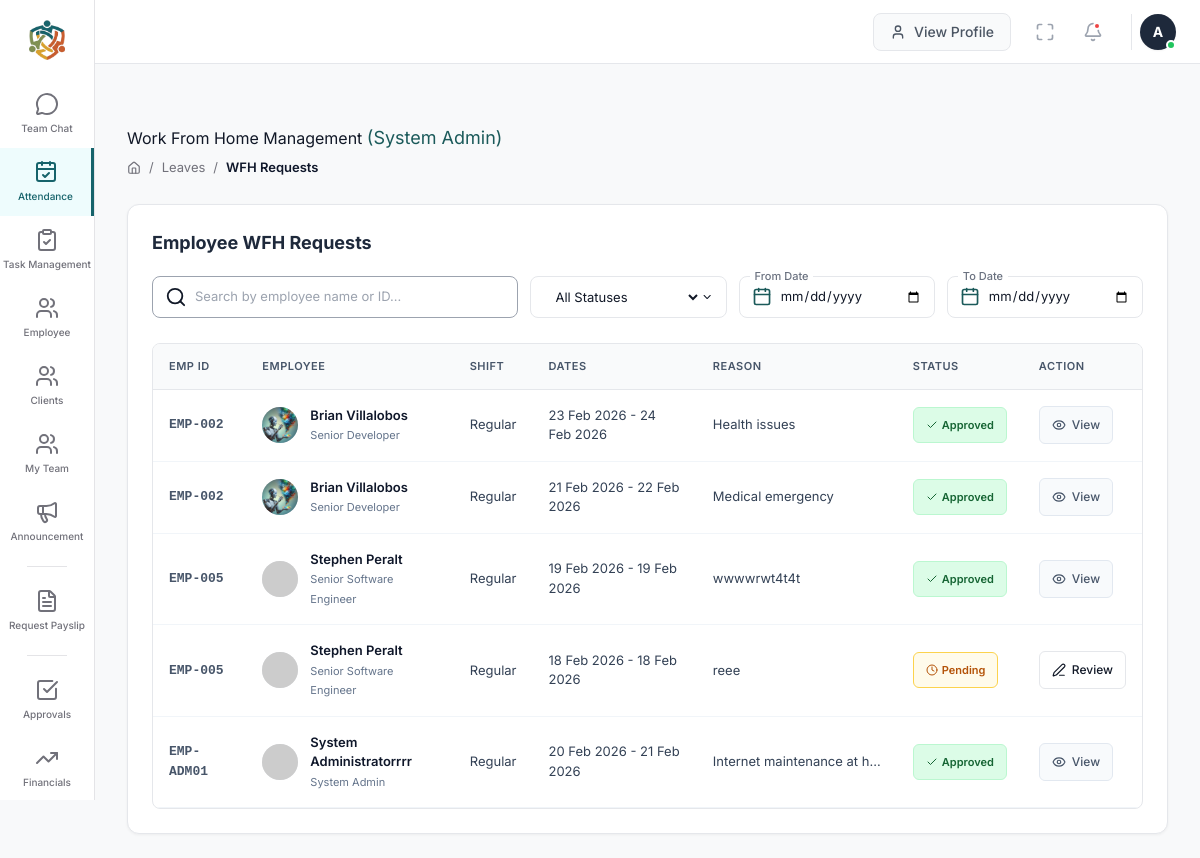
Page /wfh_management.php (signed in) on the committed database.
### tables this page shows
CREATE TABLE `wfh_requests` (
  `id` int(11) NOT NULL,
  `user_id` int(11) NOT NULL,
  `employee_name` varchar(100) DEFAULT NULL,
  `department` varchar(100) DEFAULT NULL,
  `email` varchar(100) DEFAULT NULL,
  `applied_date` timestamp NULL DEFAULT current_timestamp(),
  `start_date` date NOT NULL,
  `end_date` date NOT NULL,
  `shift` varchar(50) NOT NULL,
  `reason` text NOT NULL,
  `status` enum('Pending','Approved','Rejected') DEFAULT 'Pending',
  `reviewer_name` varchar(100) DEFAULT 'Admin Team'
);

CREATE TABLE `employee_profiles` (
  `id` int(11) NOT NULL,
  `user_id` int(11) DEFAULT NULL,
  `full_name` varchar(100) DEFAULT NULL,
  `designation` varchar(100) DEFAULT NULL,
  `department` varchar(50) DEFAULT 'Engineering Dept',
  `reporting_to` int(11) DEFAULT NULL,
  `manager_id` int(11) DEFAULT NULL,
  `experience_label` varchar(50) DEFAULT 'Fresher',
  `emp_id_code` varchar(20) DEFAULT NULL,
  `phone` varchar(20) DEFAULT NULL,
  `location` varchar(100) DEFAULT NULL,
  `dob` date DEFAULT NULL,
  `gender` enum('Male','Female','Other') DEFAULT 'Male',
  `marital_status` varchar(20) DEFAULT 'Single',
  `nationality` varchar(50) DEFAULT NULL,
  `joining_date` date DEFAULT NULL,
  `profile_img` varchar(255) DEFAULT NULL,
  `email` varchar(100) DEFAULT NULL,
  `emergency_contacts` longtext DEFAULT NULL CHECK (json_valid(`emergency_contacts`)),
  `family_info` longtext DEFAULT NULL CHECK (json_valid(`family_info`)),
  `experience_history` longtext DEFAULT NULL CHECK (json_valid(`experience_history`)),
  `education_history` longtext DEFAULT NULL CHECK (json_valid(`education_history`)),
  `bank_info` longtext DEFAULT NULL CHECK (json_valid(`bank_info`)),
  `storage_used_gb` decimal(10,2) DEFAULT 45.50,
  `storage_limit_gb` decimal(10,2) DEFAULT 100.00,
  `storage_docs_gb` decimal(10,2) DEFAULT 20.20,
  `storage_media_gb` decimal(10,2) DEFAULT 15.10,
  `storage_system_gb` decimal(10,2) DEFAULT 10.20,
  `last_password_change` timestamp NULL DEFAULT NULL,
  `status` enum('Active','Inactive') DEFAULT 'Active'
);

### wfh_management.php (the view, shortened to what this page needs)
<?php
$user_id = $_SESSION['user_id'];
$role_query = "SELECT role FROM users WHERE id = ?";
$stmt = $conn->prepare($role_query);
$stmt->bind_param("i", $user_id);
$stmt->execute();
$user_role = $stmt->get_result()->fetch_assoc()['role'];
$base_select = "SELECT w.*,
                COALESCE(ep.full_name, u.name, 'Unknown Employee') as emp_name,
                COALESCE(ep.emp_id_code, u.employee_id, 'N/A') as emp_id_code,
                ep.designation as emp_role,
                ep.profile_img
              FROM wfh_requests w
              JOIN users u ON w.user_id = u.id
              LEFT JOIN employee_profiles ep ON u.id = ep.user_id";
if ($user_role === 'Team Lead') {
    $query = "$base_select WHERE ep.reporting_to = ? ORDER BY w.applied_date DESC";
    $stmt = $conn->prepare($query);
    $stmt->bind_param("i", $user_id);
} elseif ($user_role === 'Manager') {
    $query = "$base_select WHERE ep.manager_id = ? OR ep.reporting_to = ? OR ep.reporting_to IN (SELECT user_id FROM employee_profiles WHERE manager_id = ?) ORDER BY w.applied_date DESC";
    $stmt = $conn->prepare($query);
    $stmt->bind_param("iii", $user_id, $user_id, $user_id);
} else {
    $query = "$base_select ORDER BY w.applied_date DESC";
    $stmt = $conn->prepare($query);
}
$stmt->execute();
$result = $stmt->get_result();
$wfh_requests = [];
while ($row = $result->fetch_assoc()) {
    $imgSource = $row['profile_img'] ?? '';
    if (empty($imgSource) || $imgSource === 'default_user.png') {
        $imgSource = "https://ui-avatars.com/api/?name=" . urlencode($row['emp_name']) . "&background=random";
    } elseif (!str_starts_with($imgSource, 'http') && strpos($imgSource, 'assets/profiles/') === false) {
        $imgSource = (file_exists('assets/profiles/' . $imgSource)) ? 'assets/profiles/' . $imgSource : '../assets/profiles/' . $imgSource;
    }
    $row['avatar'] = $imgSource;
    $wfh_requests[] = $row;
}
$sidebarPath = __DIR__ . '/sidebars.php';
$headerPath = __DIR__ . '/header.php';
?>
<!DOCTYPE html>
<html lang="en">
<head>
</head>
<body>
    <?php if (file_exists($sidebarPath)) include($sidebarPath); ?>
    <div class="main-content" id="mainContent">
        <?php if (file_exists($headerPath)) include($headerPath); ?>
        <div class="page-header mt-4">
            <div>
                <h1 class="header-title">Work From Home Management <span style="color: var(--primary); font-size: 18px;">(<?php echo htmlspecialchars($user_role); ?>)</span></h1>
                <div class="breadcrumb">
                    <i data-lucide="home" style="width:14px;"></i>
                    <span>/</span> Leaves <span>/</span> <span style="font-weight:600; color:#0f172a;">WFH Requests</span>
                </div>
            </div>
        </div>
        <div class="management-card">
            <h3 class="card-title">Employee WFH Requests</h3>
            <div class="filters-grid">
                <div class="filter-group search-bar-group">
                    <i data-lucide="search"></i>
                    <input type="text" id="mainSearch" placeholder="Search by employee name or ID..." onkeyup="runFilter()">
                </div>
                <div class="filter-group">
                    <select id="filterStatus" onchange="runFilter()">
                        <option value="">All Statuses</option>
                    </select>
                    <i data-lucide="chevron-down" style="width:14px;"></i>
                </div>
                <div class="filter-group">
                    <label class="filter-label">From Date</label>
                    <i data-lucide="calendar" style="color:var(--primary);"></i>
                    <input type="date" id="fromDate" onchange="runFilter()">
                </div>
                <div class="filter-group">
                    <label class="filter-label">To Date</label>
                    <i data-lucide="calendar" style="color:var(--primary);"></i>
                    <input type="date" id="toDate" onchange="runFilter()">
                </div>
            </div>
            <div class="table-responsive">
                <table id="employeeWfhTable">
                    <thead>
                        <tr>
                            <th>Emp ID</th>
                            <th>Employee</th>
                            <th>Shift</th>
                            <th>Dates</th>
                            <th>Reason</th>
                            <th>Status</th>
                            <th>Action</th>
                        </tr>
                    </thead>
                    <tbody>
                        <?php if(count($wfh_requests) > 0): ?>
                            <?php foreach($wfh_requests as $req): ?>
                                <tr data-start="<?php echo $req['start_date']; ?>">
                                    <td style="font-weight:700; color:#475569; font-family: monospace; font-size: 13px;"><?php echo htmlspecialchars($req['emp_id_code']); ?></td>
                                    <td>
                                        <div class="emp-cell">
                                            <img src="<?php echo htmlspecialchars($req['avatar']); ?>" class="emp-avatar" alt="Avatar">
                                            <div>
                                                <span class="emp-name"><?php echo htmlspecialchars($req['emp_name']); ?></span>
                                                <span class="emp-desig"><?php echo htmlspecialchars($req['emp_role']); ?></span>
                                            </div>
                                        </div>
                                    </td>
                                    <td><?php echo htmlspecialchars($req['shift']); ?></td>
                                    <td><?php echo date('d M Y', strtotime($req['start_date'])) . ' - ' . date('d M Y', strtotime($req['end_date'])); ?></td>
                                    <td style="max-width: 200px; white-space: nowrap; overflow: hidden; text-overflow: ellipsis;" title="<?php echo htmlspecialchars($req['reason']); ?>">
                                        <?php echo htmlspecialchars($req['reason']); ?>
                                    </td>
                                    <td>
                                        <?php
                                            $badgeClass = "status-" . strtolower($req['status']);
                                            $icon = ($req['status'] == 'Approved') ? 'check' : (($req['status'] == 'Rejected') ? 'x' : 'clock');
                                        ?>
                                        <span class="status-pill <?php echo $badgeClass; ?>"><i data-lucide="<?php echo $icon; ?>" style="width:12px;"></i> <?php echo $req['status']; ?></span>
                                    </td>
                                    <td>
                                        <?php if($req['status'] === 'Pending'): ?>
                                            <button class="btn btn-sm"
                                                data-id="<?php echo $req['id']; ?>"
                                                data-name="<?php echo htmlspecialchars($req['emp_name']); ?>"
                                                data-reason="<?php echo htmlspecialchars($req['reason']); ?>"
                                                data-status="<?php echo $req['status']; ?>"
                                                data-reviewer=""
                                                onclick="openApprovalModal(this, false)">
                                                <i data-lucide="edit-3" style="width:14px;"></i> Review
                                            </button>
                                        <?php else: ?>
                                            <button class="btn btn-sm" style="background: #f8fafc; border-color: #e2e8f0; color: #475569;"
                                                data-id="<?php echo $req['id']; ?>"
                                                data-name="<?php echo htmlspecialchars($req['emp_name']); ?>"
                                                data-reason="<?php echo htmlspecialchars($req['reason']); ?>"
                                                data-status="<?php echo $req['status']; ?>"
                                                data-reviewer="<?php echo htmlspecialchars($req['reviewer_name'] ?? ''); ?>"
                                                onclick="openApprovalModal(this, true)">
                                                <i data-lucide="eye" style="width:14px;"></i> View
                                            </button>
                                        <?php endif; ?>
                                    </td>
                                </tr>
                            <?php endforeach; ?>
                        <?php endif; ?>
                    </tbody>
                </table>
            </div>
        </div>
    </div>
</body>
</html>

### wfh_management.php (style rules this page uses)
:root { --primary: #1b5a5a; --primary-hover: #144343; --bg-body: #f8f9fa; --text-main: #111827; --text-muted: #6b7280; --border: #e5e7eb; --white: #ffffff; --sidebar-width: 95px; }
* { box-sizing: border-box; }
body { font-family: 'Inter', sans-serif; background-color: var(--bg-body); margin: 0; padding: 0; color: var(--text-main); line-height: 1.5; overflow-x: hidden; }
.main-content { margin-left: var(--sidebar-width); padding: 24px 32px; min-height: 100vh; width: calc(100% - var(--sidebar-width)); transition: all 0.3s ease; }
.page-header { display: flex; justify-content: space-between; align-items: center; margin-bottom: 24px; flex-wrap: wrap; gap: 15px; }
.breadcrumb { display: flex; align-items: center; font-size: 13px; color: var(--text-muted); gap: 8px; margin-top: 5px; }
.btn { display: inline-flex; align-items: center; justify-content: center; padding: 8px 16px; font-size: 13px; font-weight: 500; border-radius: 6px; border: 1px solid var(--border); background: var(--white); color: var(--text-main); cursor: pointer; transition: 0.2s; text-decoration: none; gap: 6px; }
.btn-sm { padding: 6px 12px; font-size: 12px; }
.management-card { background: white; border: 1px solid var(--border); border-radius: 12px; padding: 24px; box-shadow: 0 1px 3px rgba(0,0,0,0.05); }
.card-title { font-size: 18px; font-weight: 700; margin-bottom: 20px; color: #1e293b; }
.filters-grid { display: flex; gap: 12px; flex-wrap: wrap; margin-bottom: 25px; align-items: center; }
.filter-group { display: flex; align-items: center; border: 1px solid var(--border); border-radius: 8px; padding: 8px 12px; background: white; flex: 1; min-width: 140px; position: relative; transition: border-color 0.2s; }
.filter-group select, .filter-group input { border: none; outline: none; width: 100%; margin-left: 8px; font-size: 13px; color: var(--text-main); background: transparent; cursor: pointer; }
.search-bar-group { border: 1px solid #9ca3af !important; flex: 2; min-width: 250px; }
.filter-label { position: absolute; top: -9px; left: 10px; background: white; padding: 0 5px; font-size: 11px; color: #6b7280; font-weight: 500; }
.table-responsive { overflow-x: auto; width: 100%; border-radius: 8px; border: 1px solid var(--border); }
table { width: 100%; border-collapse: collapse; min-width: 900px; }
thead { background: #f9fafb; }
th { text-align: left; padding: 14px 16px; font-size: 11px; font-weight: 600; color: #475569; text-transform: uppercase; letter-spacing: 0.5px; border-bottom: 1px solid var(--border); }
td { padding: 16px; font-size: 13px; border-bottom: 1px solid #f1f5f9; color: #334155; vertical-align: middle; }
.emp-cell { display: flex; align-items: center; gap: 12px; }
.emp-avatar { width: 36px; height: 36px; border-radius: 50%; object-fit: cover; background: #e5e7eb; display: flex; align-items: center; justify-content: center; font-weight: 700; font-size: 11px; flex-shrink: 0; }
.emp-name { font-weight: 600; color: #0f172a; display: block; }
.emp-desig { font-size: 11px; color: #64748b; }
.status-pill { padding: 5px 12px; border-radius: 6px; font-size: 11px; font-weight: 600; display: inline-flex; align-items: center; gap: 4px; }
.status-approved { background: #dcfce7; color: #166534; border: 1px solid #bbf7d0; }
.status-pending { background: #fffbeb; color: #b45309; border: 1px solid #fcd34d; }

### sidebars.php (style rules this page uses)
:root { --primary-sidebar-width: 95px; --secondary-sidebar-width: 220px; --active-bg: #f4f4f5; --border-color: #e4e4e7; --text-muted: #71717a; }

### rows in the picture
wfh_requests: emp_id_code "EMP-002", emp_name "Brian Villalobos", employee_profiles.designation "Senior Developer", shift "Regular", start_date "23 Feb 2026", end_date "24 Feb 2026", reason "Health issues", status "Approved"
wfh_requests: emp_id_code "EMP-002", emp_name "Brian Villalobos", employee_profiles.designation "Senior Developer", shift "Regular", start_date "21 Feb 2026", end_date "22 Feb 2026", reason "Medical emergency", status "Approved"
wfh_requests: emp_id_code "EMP-005", emp_name "Stephen Peralt", employee_profiles.designation "Senior Software Engineer", shift "Regular", start_date "19 Feb 2026", end_date "19 Feb 2026", reason "wwwwrwt4t4t", status "Approved"
wfh_requests: emp_id_code "EMP-005", emp_name "Stephen Peralt", employee_profiles.designation "Senior Software Engineer", shift "Regular", start_date "18 Feb 2026", end_date "18 Feb 2026", reason "reee", status "Pending"
wfh_requests: emp_id_code "EMP-ADM01", emp_name "System Administratorrrr", employee_profiles.designation "System Admin", shift "Regular", start_date "20 Feb 2026", end_date "21 Feb 2026", reason "Internet maintenance at h…", status "Approved"

### other values in the picture
$item['name'] "Team Chat"
$item['name'] "Attendance"
$item['name'] "Task Management"
$item['name'] "Employee"
$item['name'] "Clients"
$item['name'] "My Team"
$item['name'] "Announcement"
$item['name'] "Request Payslip"
$item['name'] "Approvals"
$item['name'] "Financials"
substr($display_name, 0, 1) "A"
$user_role "System Admin"
